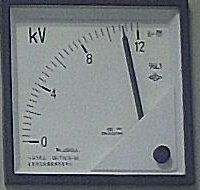
#> input picture template/1-1_2.jpg, 200 x 190 px
$ python -i PointerMeterReg2.py   (imports and definitions only)   (older library calls are emulated)
#> lines starting #> are read from the running program, lines starting #| are printed output that depends on the picture
### server/server/ins/util/StoreUtil.py
import time
import cv2
import os
import json
from openpyxl import *
from ..DebugSwitcher import is_save


class DataSaver:
    def __init__(self, data_dir=None, meter_id=None):
        if data_dir is None or meter_id is None:
            return
        self.data_dir = data_dir
        self.meter_id = meter_id
        if not os.path.exists(data_dir):
            os.mkdir(data_dir)
        meter_dir = os.path.join(data_dir, meter_id)
        if not os.path.exists(meter_dir):
            os.mkdir(meter_dir)
        str_time = time.strftime('%m-%d-%H:%M:%S', time.localtime(time.time()))
        self.time_dir = meter_id + os.path.sep + str(len(os.listdir(meter_dir)) + 1) + '_' + str_time
        current_data_dir = os.path.join(data_dir, self.time_dir)
        os.mkdir(current_data_dir)
        self.save_path = current_data_dir

    def saveImg(self, img, name):
        if not is_save:
            return False
        img_dir = self.save_path + os.path.sep + str(len(os.listdir(self.save_path))) + '_' + name + '.png'
        cv2.imwrite(img_dir, img)
        return True

    # [23 lines left out: functions saveConfig, saveToExcelFromDic, not called in this run]

# [8 lines of commented-out code are left out]

### server/server/ins/PointerMeterReg2.py
from .Common import *
import json
from .util import PlotUtil as plot
from .util import RasancFitCircle as rasan
from .util.Label import formatConfig
# from server.server.ins.util import RasancFitCircle as rasan
from .util.StoreUtil import DataSaver, saveToExcelFromDic
# from server.server.ins.util.StoreUtil import DataSaver, saveToExcelFromDic
import random
import time
import imutils
import threading
from ..settings.base import *
# from server.server.ins import LineSegmentFilter as LSF, LineUtils as LU

from .line import LineSegmentFilter as LSF, LineUtils as LU
from .models import *

saver = DataSaver()


# [298 lines left out: functions normalPressure, readPressure, read, calAvgRadius, cvtPtrDic2D, cv2PtrTuple2D and 3 more, not called in this run]


def init(meter_id, img_dir, config):
    img, info = load(config, img_dir, meter_id)
    getPointerInstrumentModel(img, info)


# [400 lines left out: functions getPointerInstrumentModel, analysisConnectedComponentsProps, analysis, rebuildScaleLines, setDefaultRange, buildLineDescriptors and 9 more, not called in this run]


def enhance(src):
    gray = cv2.cvtColor(src, cv2.COLOR_RGB2GRAY)
    normalize = np.zeros(gray.shape)
    cv2.normalize(gray, normalize, 0, 1, cv2.NORM_MINMAX)
#> normalize: shape (190, 200) float64; every value is 0
    # plot.subImage(src=normalize, index=plot.next_idx(), title='Gray', cmap='gray')
    # plot.subImage(src=gray, index=plot.next_idx(), title='Gray', cmap='gray')
    laplace_kernel = np.array([[-1, -1, -1], [-1, 8, -1], [-1, -1, -1]])
    laplace = cv2.filter2D(gray, cv2.CV_8UC1, laplace_kernel)
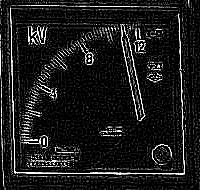
#> laplace: shape (190, 200); min 0, max 255, mean 27.6
    # laplace = cv2.Laplacian(gray, cv2.CV_8UC1, ksize=3)
    saver.saveImg(laplace, 'enhance_laplace')
    # abs_labplace = cv2.convertScaleAbs(laplace)
    # plot.subImage(src=abs_labplace, index=plot.next_idx(), title='Laplace', cmap='gray')
    # cv2.normalize(abs_labplace, abs_labplace)
    overlay = cv2.add(gray, laplace)
    saver.saveImg(overlay, 'enhance_gray_sub_laplace')
    # plot.subImage(src=overlay, index=plot.next_idx(), title='Overlay by Gray + Laplace', cmap='gray')
    sobel_x = cv2.convertScaleAbs(cv2.Sobel(gray, cv2.CV_64F, 1, 0, ksize=3))
    sobel_y = cv2.convertScaleAbs(cv2.Sobel(gray, cv2.CV_64F, 0, 1, ksize=3))
    grad = cv2.add(sobel_x, sobel_y)
    # cv2.normalize(grad, grad, 1.0, 0.0, cv2.NORM_MINMAX)
    # plot.subImage(src=grad, index=plot.next_idx(), title='Grad', cmap='gray')
    media_blur = cv2.medianBlur(grad, 5)
    saver.saveImg(media_blur, 'enhance_grad_media_blur')
    # media_blur = np.float32(media_blur) * (1 / 255)
    # overlay = np.float32(overlay) * (1 / 255)
    # plot.subImage(src=abs_labplace, index=plot.next_idx(), title='Media Blurred', cmap='gray')
    mask = cv2.bitwise_and(media_blur, overlay)
    # mask = (mask > 1) * 255
    # np.where(mask >= 1, 255, 0)
    #  print(mask)
    saver.saveImg(mask, 'enhance_mask')
    # plot.subImage(src=abs_labplace, index=plot.next_idx(), title='Mask', cmap='gray')
    enhance = cv2.add(gray, mask)
    saver.saveImg(enhance, 'enhanced')
    # plot.subImage(src=enhance, index=plot.next_idx(), title='Enhance', cmap='gray')
    return cv2.cvtColor(enhance, cv2.COLOR_GRAY2BGR)


# [44 lines left out: functions test_enhancement, entry, not called in this run]
    # saveToExcelFromDic(data_main_dir, stats)

# print("Time consumption: ", end - start)
#     # try:
#     #     # analysisConnectedComponentsProps('lxd1_2', 'image/lxd1.jpg', 'config/lxd1_2.json')
#     #     # initExtractScaleLine('lxd1_2', 'image/lxd1.jpg', 'config/lxd1_2.json')
#     #     start = cv2.getTickCount()
#     res = load('pressure2_1', 'image/pressure2.jpg', 'config/pressure2_1.json')
#     res2 = load('lxd1_2', 'image/lxd1.jpg', 'config/lxd1_2.json')
#     res3 = load('lxd2_1', 'image/lxd2.jpg', 'config/lxd2_1.json')
#     res4 = load('lxd3_1', 'image/lxd3.jpg', 'config/lxd3_1.json')
#     res5 = load('1-1_1', 'image/1-1.jpg', 'config/1-1_1.json')
#     res6 = load('1-1_2', 'image/1-1.jpg', 'config/1-1_2.json')
#     res7 = load('1-2_1', 'image/1-2.jpg', 'config/1-2_1.json')
#     res8 = load('1-2_2', 'image/1-2.jpg', 'config/1-2_2.json')
# #     # test_enhancement()
#     t = (cv2.getTickCount() - start) / cv2.getTickFrequency()
#     print("Time consumption: ", t)
# finally:
#     print(res)
#     # print(res2)
#     # print(res3)
#     # print(res5)
#     #  print(res6)
#     # print(res8)
#     plot.show(save=True)

>>> import cv2
>>> picture = cv2.cvtColor(cv2.imread('../../../template/1-1_2.jpg'), cv2.COLOR_BGR2RGB)
#> (the run stopped early here; a loop or call above may not have finished)

$ run again, on template/2-10_1.jpg
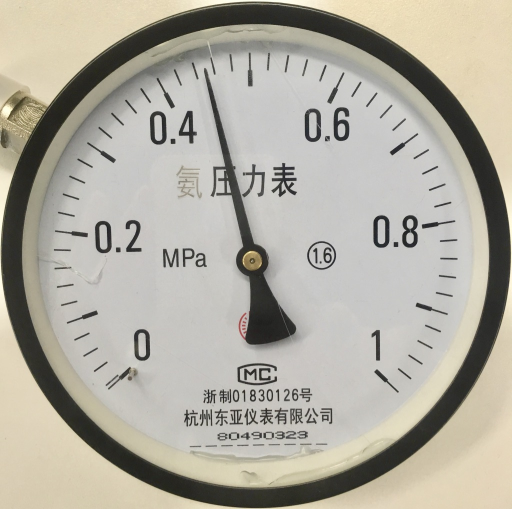
#> input picture template/2-10_1.jpg, 1024 x 1018 px (shown at 1/2 size)
#> in enhance, `gray = cv2.cvtColor(src, cv2.COLOR_RGB2GRAY)`:
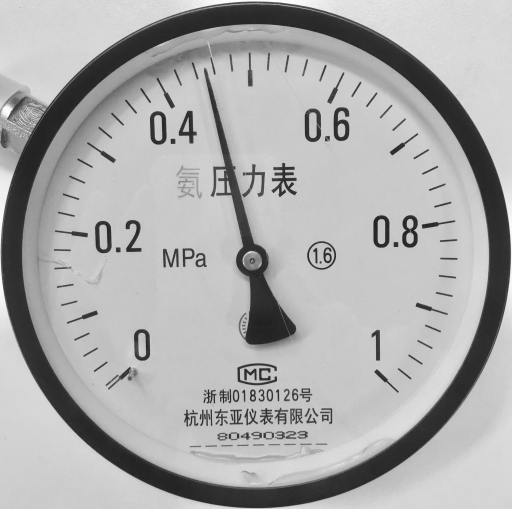
#> gray: shape (1018, 1024) (shown at 1/2 size); min 23, max 254, mean 171.6
#> normalize: shape (1018, 1024) float64; every value is 0
#> in enhance, `laplace = cv2.filter2D(gray, cv2.CV_8UC1, laplace_kernel)`:
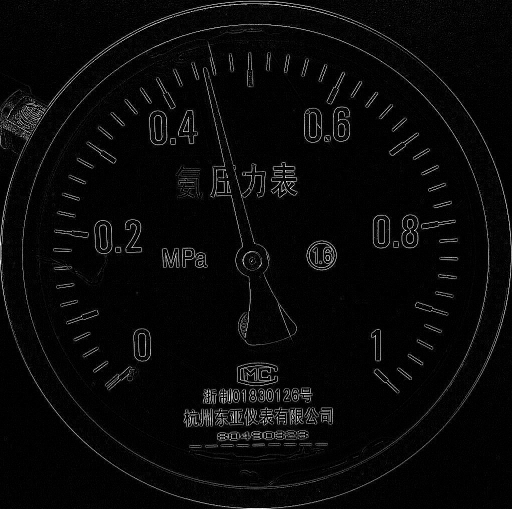
#> laplace: shape (1018, 1024) (shown at 1/2 size); min 0, max 255, mean 9
